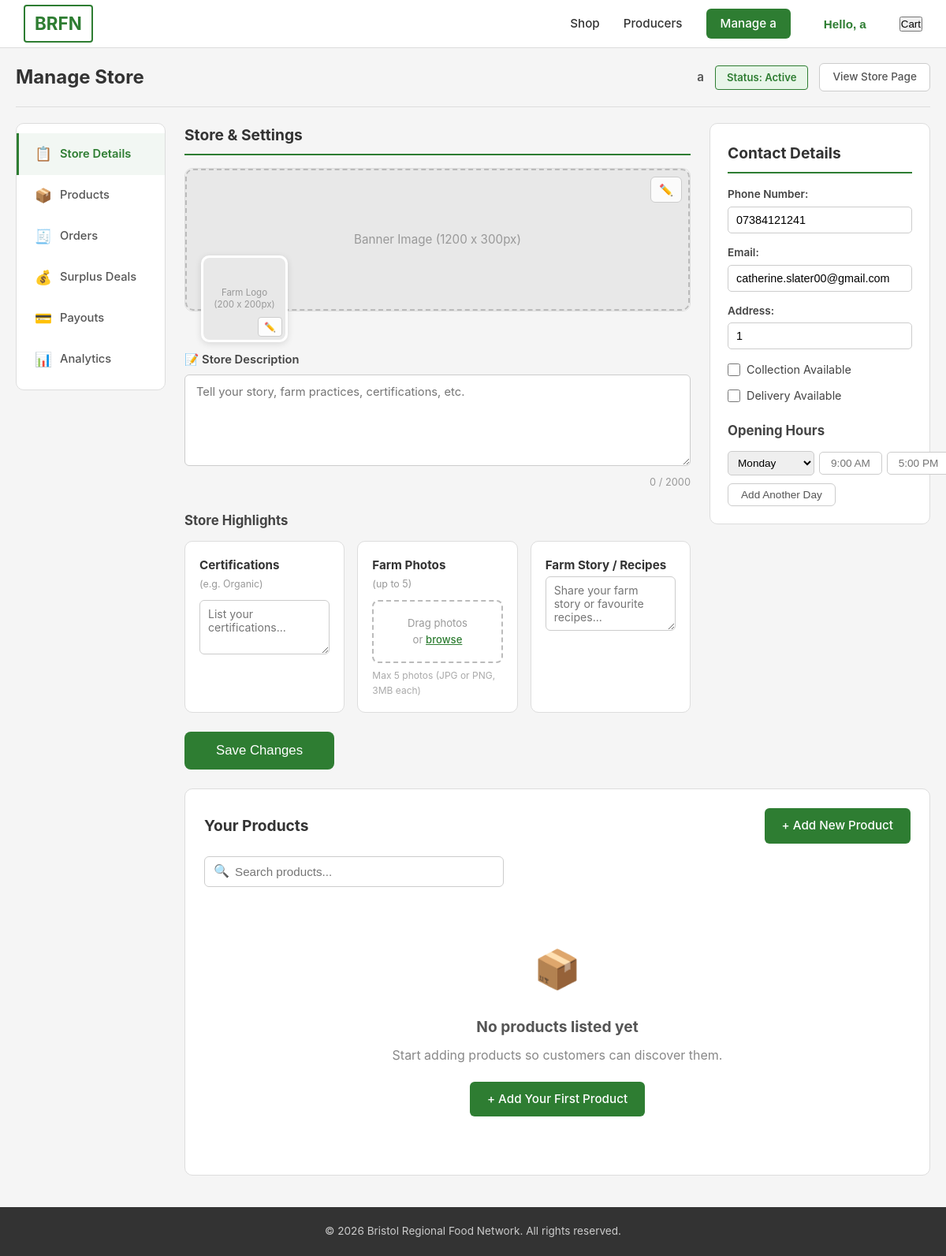
/producer/dashboard/ (signed in), run on an earlier commit of the app's database.
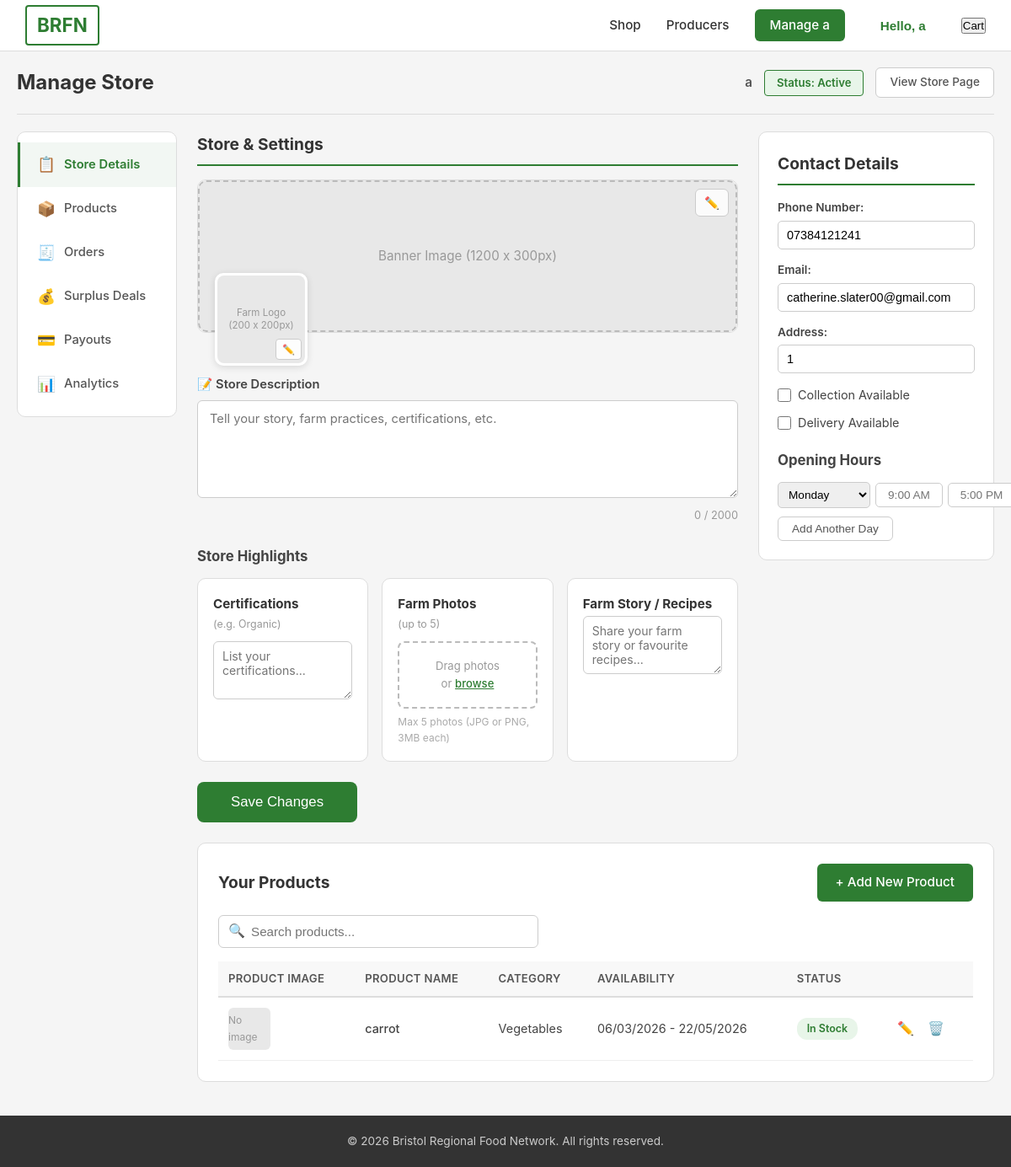
And on a later commit of the database.
### accounts/models.py (models this page shows, shortened)
class Producers(models.Model):
    business_name = models.CharField(max_length=100)
    description = models.CharField(max_length=100, help_text='Short tagline for your business')
    store_description = models.TextField(blank=True, default='', max_length=2000)
    business_image = models.ImageField(upload_to='producer_images/', blank=True, null=True)
    banner_image = models.ImageField(upload_to='producer_banners/', blank=True, null=True)
    email = models.EmailField(unique=True)
    password = models.CharField(max_length=255)
    address = models.CharField(max_length=255)
    phone_number = models.CharField(max_length=20)
    postal_code = models.CharField(max_length=20)
    collection_available = models.BooleanField(default=False)
    delivery_available = models.BooleanField(default=False)
    opening_hours = models.JSONField(blank=True, default=dict)
    certifications = models.TextField(blank=True, default='')
    farm_story = models.TextField(blank=True, default='')
    is_active = models.BooleanField(default=True)
    class Meta:
        verbose_name_plural = 'Producers'

### products/models.py (models this page shows, shortened)
class Products(models.Model):
    CATEGORY_CHOICES = [
        ('vegetables', 'Vegetables'),
        ('fruits', 'Fruits'),
        ('dairy', 'Dairy'),
        ('meat', 'Meat'),
        ('bakery', 'Bakery'),
        ('drinks', 'Drinks'),
        ('other', 'Other'),
    ]
    producer = models.ForeignKey(Producers, on_delete=models.CASCADE, related_name='products')
    name = models.CharField(max_length=200)
    category = models.CharField(max_length=50, choices=CATEGORY_CHOICES, default='other')
    description = models.TextField(blank=True, default='')
    price = models.DecimalField(max_digits=8, decimal_places=2)
    unit = models.CharField(max_length=50, default=0, help_text='e.g. per kg, per bunch, each')
    stock_quantity = models.PositiveIntegerField(default=0)
    is_available = models.BooleanField(default=True)
    is_organic = models.BooleanField(default=False)
    allergens = models.CharField(max_length=255, blank=True, default='')
    image = models.ImageField(upload_to='product_images/', blank=True, null=True)
    available_from = models.DateField(blank=True, null=True)
    available_to = models.DateField(blank=True, null=True)
    created_at = models.DateTimeField(auto_now_add=True)
    updated_at = models.DateTimeField(auto_now=True)
    class Meta:
        verbose_name_plural = 'Products'
        ordering = ['-created_at']

### producers/views.py (the view)
# urls.py: path('dashboard/', views.dashboard, name='producer_dashboard'),
@producer_required
def dashboard(request):
    producer = get_object_or_404(Producers, id=request.session['user_id'])
    products = Products.objects.filter(producer=producer)
    opening_hours = _get_opening_hours_list(producer)
    return render(request, 'producers/dashboard.html', {
        'producer': producer,
        'products': products,
        'opening_hours': opening_hours,
        'weekdays': WEEKDAYS,
        'weekdays_json': json.dumps(WEEKDAYS),
    })

### producers/templates/producers/dashboard.html (shortened to what this page needs)
{% extends "home/base.html" %}
{% load static %}
{% block content %}
<div class="manage-store-wrapper">
    <div class="manage-topbar">
        <h1 class="manage-title">Manage Store</h1>
        <div class="manage-topbar-right">
            <span class="manage-farm-name">{{ producer.business_name }}</span>
            <span class="status-badge {% if producer.is_active %}active{% else %}inactive{% endif %}">
                Status: {% if producer.is_active %}Active{% else %}Inactive{% endif %}
            </span>
            <a href="#" class="btn btn-outline-sm">View Store Page</a>
        </div>
    </div>
    <div class="manage-layout">
        <aside class="manage-sidebar">
            <ul class="sidebar-nav">
                <li><a href="{% url 'producer_dashboard' %}" class="sidebar-link active">
                    <span class="sidebar-icon">📋</span> Store Details</a></li>
                <li><a href="#products-section" class="sidebar-link">
                    <span class="sidebar-icon">📦</span> Products</a></li>
                <li><a href="{% url 'producer_orders' %}" class="sidebar-link">
                    <span class="sidebar-icon">🧾</span> Orders</a></li>
                <li><a href="#" class="sidebar-link">
                    <span class="sidebar-icon">💰</span> Surplus Deals</a></li>
                <li><a href="{% url 'producer_payouts' %}" class="sidebar-link">
                    <span class="sidebar-icon">💳</span> Payouts</a></li>
                <li><a href="#" class="sidebar-link">
                    <span class="sidebar-icon">📊</span> Analytics</a></li>
            </ul>
        </aside>
        <div class="manage-main">
            <form method="post" action="{% url 'update_store' %}" enctype="multipart/form-data" id="storeForm">
                <div class="manage-content-row">
                    <div class="manage-content-left">
                        <h2 class="section-heading">Store &amp; Settings</h2>
                        <div class="banner-upload-area">
                            {% if producer.banner_image %}
                                <img src="{{ producer.banner_image.url }}" alt="Banner" class="banner-preview-img">
                            {% else %}
                                <div class="banner-placeholder">
                                    <span>Banner Image (1200 x 300px)</span>
                                </div>
                            {% endif %}
                            <label class="banner-edit-btn" for="id_banner_image">✏️</label>
                            <div class="farm-logo-area">
                                {% if producer.business_image %}
                                    <img src="{{ producer.business_image.url }}" alt="Logo" class="farm-logo-img">
                                {% else %}
                                    <div class="farm-logo-placeholder">
                                        <span>Farm Logo<br>(200 x 200px)</span>
                                    </div>
                                {% endif %}
                                <label class="logo-edit-btn" for="id_business_image">✏️</label>
                            </div>
                        </div>
                        <div class="store-desc-block">
                            <label class="field-label">📝 Store Description</label>
                            <textarea name="store_description" id="id_store_description"
                                      maxlength="2000" rows="5"
                                      placeholder="Tell your story, farm practices, certifications, etc.">{{ producer.store_description }}</textarea>
                            <div class="char-count">
                                <span id="descCharCount">{{ producer.store_description|length }}</span> / 2000
                            </div>
                        </div>
                        <h3 class="sub-heading">Store Highlights</h3>
                        <div class="highlights-row">
                            <div class="highlight-card">
                                <h4>Certifications</h4>
                                <p class="highlight-hint">(e.g. Organic)</p>
                                <textarea name="certifications" rows="3" placeholder="List your certifications...">{{ producer.certifications }}</textarea>
                            </div>
                            <div class="highlight-card">
                                <h4>Farm Photos</h4>
                                <p class="highlight-hint">(up to 5)</p>
                                <div class="photo-drop-area">
                                    <span>Drag photos<br>or <label for="id_farm_photos" class="browse-link">browse</label></span>
                                </div>
                                <small class="photo-hint">Max 5 photos (JPG or PNG, 3MB each)</small>
                            </div>
                            <div class="highlight-card">
                                <h4>Farm Story / Recipes</h4>
                                <textarea name="farm_story" rows="3" placeholder="Share your farm story or favourite recipes...">{{ producer.farm_story }}</textarea>
                            </div>
                        </div>
                    </div>
                    <div class="manage-content-right">
                        <h2 class="section-heading">Contact Details</h2>
                        <div class="contact-field">
                            <label>Phone Number:</label>
                            <input type="text" name="phone_number" value="{{ producer.phone_number }}" placeholder="Phone number">
                        </div>
                        <div class="contact-field">
                            <label>Email:</label>
                            <input type="email" name="email" value="{{ producer.email }}" placeholder="Email address">
                        </div>
                        <div class="contact-field">
                            <label>Address:</label>
                            <input type="text" name="address" value="{{ producer.address }}" placeholder="Business address">
                        </div>
                        <div class="checkbox-row">
                            <label class="checkbox-label">
                                <input type="checkbox" name="collection_available" {% if producer.collection_available %}checked{% endif %}>
                                Collection Available
                            </label>
                        </div>
                        <div class="checkbox-row">
                            <label class="checkbox-label">
                                <input type="checkbox" name="delivery_available" {% if producer.delivery_available %}checked{% endif %}>
                                Delivery Available
                            </label>
                        </div>
                        <h3 class="sub-heading mt-20">Opening Hours</h3>
                        <div class="opening-hours-list" id="openingHoursList">
                            {% for day_data in opening_hours %}
                            <div class="hours-row">
                                <select name="oh_day" class="hours-day-select">
                                    {% for d in weekdays %}
                                        <option value="{{ d }}" {% if d == day_data.day %}selected{% endif %}>{{ d }}</option>
                                    {% endfor %}
                                </select>
                                <input type="text" name="oh_open" value="{{ day_data.open }}" placeholder="9:00 AM" class="hours-time-input">
                                <input type="text" name="oh_close" value="{{ day_data.close }}" placeholder="5:00 PM" class="hours-time-input">
                            </div>
                            {% empty %}
                            <div class="hours-row">
                                <select name="oh_day" class="hours-day-select">
                                    {% for d in weekdays %}
                                        <option value="{{ d }}">{{ d }}</option>
                                    {% endfor %}
                                </select>
                                <input type="text" name="oh_open" placeholder="9:00 AM" class="hours-time-input">
                                <input type="text" name="oh_close" placeholder="5:00 PM" class="hours-time-input">
                            </div>
                            {% endfor %}
                        </div>
                        <button type="button" class="btn btn-outline-sm mt-10" onclick="addHoursRow()">Add Another Day</button>
                    </div>
                </div>
                <div class="save-bar">
                    <button type="submit" class="btn btn-primary btn-lg">Save Changes</button>
                </div>
            </form>
            <div class="products-table-section" id="products-section">
                <div class="products-table-header">
                    <h2 class="section-heading">Your Products</h2>
                    <div class="products-table-actions">
                        <a href="{% url 'add_product' %}" class="btn btn-primary">+ Add New Product</a>
                    </div>
                </div>
                <div class="products-search-bar">
                    <div class="search-input-wrapper">
                        <span class="search-icon">🔍</span>
                        <input type="text" id="productSearch" placeholder="Search products..." onkeyup="filterProducts()">
                    </div>
                </div>
                {% if products %}
                <table class="products-table" id="productsTable">
                    <thead>
                        <tr>
                            <th>Product Image</th>
                            <th>Product Name</th>
                            <th>Category</th>
                            <th>Availability</th>
                            <th>Status</th>
                            <th></th>
                        </tr>
                    </thead>
                    <tbody>
                        {% for product in products %}
                        <tr>
                            <td>
                                <div class="table-product-img">
                                    {% if product.image %}
                                        <img src="{{ product.image.url }}" alt="{{ product.name }}">
                                    {% else %}
                                        <span class="img-placeholder-text">No image</span>
                                    {% endif %}
                                </div>
                            </td>
                            <td class="product-name-cell">{{ product.name }}</td>
                            <td>{{ product.get_category_display }}</td>
                            <td>
                                {% if product.available_from and product.available_to %}
                                    {{ product.available_from|date:"d/m/Y" }} - {{ product.available_to|date:"d/m/Y" }}
                                {% else %}
                                    Year-round
                                {% endif %}
                            </td>
                            <td>
                                {% if product.is_available %}
                                    <span class="stock-badge available">In Stock</span>
                                {% else %}
                                    <span class="stock-badge unavailable">Out of Stock</span>
                                {% endif %}
                            </td>
                            <td class="table-actions-cell">
                                <a href="{% url 'edit_product' product.id %}" class="table-action-btn" title="Edit">✏️</a>
                                <form method="post" action="{% url 'delete_product' product.id %}" class="inline-form" onsubmit="return confirm('Remove this product?');">
                                    <button type="submit" class="table-action-btn delete" title="Delete">🗑️</button>
                                </form>
                            </td>
                        </tr>
                        {% endfor %}
                    </tbody>
                </table>
                {% else %}
                <div class="empty-state">
                    <p class="empty-icon">📦</p>
                    <h3>No products listed yet</h3>
                    <p>Start adding products so customers can discover them.</p>
                    <a href="{% url 'add_product' %}" class="btn btn-primary">+ Add Your First Product</a>
                </div>
                {% endif %}
            </div>
        </div>
    </div>
</div>
{% endblock %}

What changed in the data, as far as the page shows it:
added Products: image "No image", name "carrot", category "Vegetables", available_from "06/03/2026", available_to "22/05/2026", is_available "In Stock"
Also different on the page:
text no longer shown: "📦 No products listed yet Start adding products so customers can discover them. + Add Your First Product"
text now shown: "PRODUCT IMAGE PRODUCT NAME CATEGORY AVAILABILITY STATUS"
